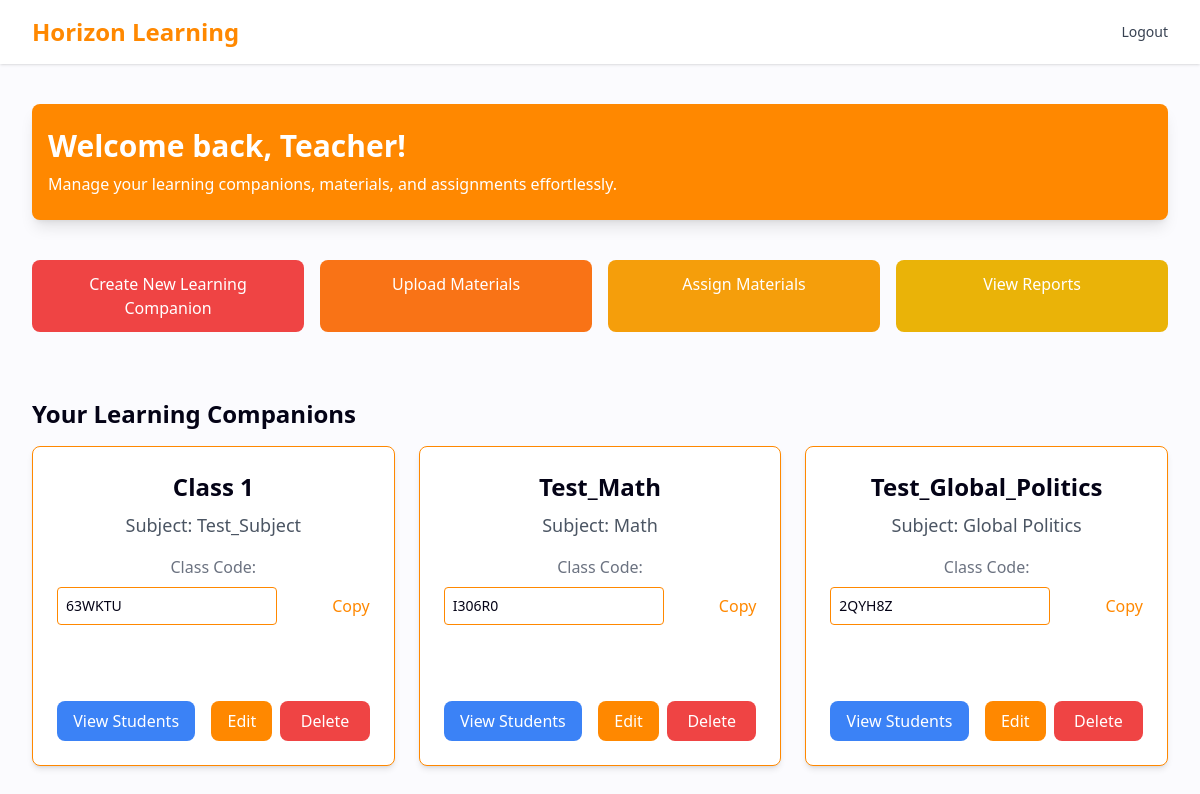
Page /teacher/dashboard (signed in) on the committed database.
### app/models.py (models this page shows, shortened)
class User(db.Model, UserMixin):
    id = db.Column(db.Integer, primary_key=True)
    name = db.Column(db.String(64), nullable=False)
    email = db.Column(db.String(120), unique=True, nullable=False)
    password_hash = db.Column(db.String(128), nullable=False)
    role = db.Column(db.String(10), nullable=False)  # 'admin', 'teacher', 'student'
    school_name = db.Column(db.String(128), nullable=True)
    learning_companions = db.relationship('LearningCompanion', backref='teacher', lazy=True)
    class_code = db.Column(db.String(10), nullable=True)
    learning_companions = db.relationship('LearningCompanion', secondary=student_learning_companion, backref='students')
    def is_teacher(self):
        return self.role == 'teacher'

class LearningCompanion(db.Model):
    id = db.Column(db.Integer, primary_key=True)
    class_name = db.Column(db.String(64), nullable=False)
    subject = db.Column(db.String(64), nullable=False)
    instructions = db.Column(db.Text, nullable=True)
    class_code = db.Column(db.String(10), unique=True, nullable=False, default=lambda: generate_class_code())
    teacher_id = db.Column(db.Integer, db.ForeignKey('user.id'), nullable=False)
    bot_id = db.Column(db.Integer, db.ForeignKey('bot.id'), nullable=False)
    materials = db.relationship('Material', secondary=learning_companion_material, backref='learning_companions')

### app/routes.py (the view)
@auth.route('/teacher/dashboard')
@login_required
def teacher_dashboard():
    if not current_user.is_teacher():
        flash('Access denied.', 'danger')
        return redirect(url_for('auth.login'))
    companions = LearningCompanion.query.options(joinedload(LearningCompanion.students)).filter_by(teacher_id=current_user.id).all()
    return render_template('teacher_dashboard.html', companions=companions)

### app/routes.py (called while the page is built)
@login.user_loader
def load_user(user_id):
    return User.query.get(int(user_id))

### app/templates/teacher_dashboard.html (shortened to what this page needs)
<!DOCTYPE html>
<html lang="en">
<head>
    <script src="https://cdn.tailwindcss.com"></script>
</head>
<body class="bg-[#fbfbfe] text-[#040316]">
    <nav class="bg-white shadow">
        <div class="max-w-7xl mx-auto px-4 sm:px-6 lg:px-8">
            <div class="flex justify-between h-16">
                <div class="flex">
                    <a href="{{ url_for('auth.home') }}" class="flex-shrink-0 flex items-center text-2xl font-bold text-[#ff8800]">
                        Horizon Learning
                    </a>
                </div>
                <div class="flex items-center">
                    <a href="{{ url_for('auth.logout') }}" class="text-sm font-medium text-gray-700 hover:text-[#ff8800]">Logout</a>
                </div>
            </div>
        </div>
    </nav>
    <main class="max-w-7xl mx-auto py-10 sm:px-6 lg:px-8">
        <div class="bg-[#ff8800] text-white py-6 px-4 rounded-lg shadow-lg mb-10">
            <h1 class="text-3xl font-bold">Welcome back, {{ current_user.name }}!</h1>
            <p class="text-md mt-2">Manage your learning companions, materials, and assignments effortlessly.</p>
        </div>
        <div class="mb-10 grid grid-cols-1 sm:grid-cols-4 gap-4">
            <a href="{{ url_for('auth.create_learning_companion') }}" class="w-full bg-red-500 text-white py-3 px-4 rounded-lg hover:bg-red-600 transition-colors duration-300 text-center">
                Create New Learning Companion
            </a>
            <a href="{{ url_for('auth.upload_material') }}" class="w-full bg-orange-500 text-white py-3 px-4 rounded-lg hover:bg-orange-600 transition-colors duration-300 text-center">
                Upload Materials
            </a>
            <a href="{{ url_for('auth.assign_material') }}" class="w-full bg-amber-500 text-white py-3 px-4 rounded-lg hover:bg-amber-600 transition-colors duration-300 text-center">
                Assign Materials
            </a>
            <a href="{{ url_for('auth.view_reports') }}" class="w-full bg-yellow-500 text-white py-3 px-4 rounded-lg hover:bg-yellow-600 transition-colors duration-300 text-center">
                View Reports
            </a>
        </div>
        <hr class="border-t-2 border-[#fbfbfe] my-6" />
        <h3 class="text-2xl font-semibold mb-4 text-[#040316]">Your Learning Companions</h3>
        {% if companions %}
            <div class="grid grid-cols-1 sm:grid-cols-2 lg:grid-cols-3 gap-6">
                {% for companion in companions %}
                    <div class="flip-card w-full h-80">
                        <div x-data="{ flipped: false }" class="flip-card-inner" :class="{ 'rotate-y-180': flipped }">
                            <div class="flip-card-front bg-white rounded-lg shadow-md p-6 flex flex-col justify-between border border-[#ff8800]">
                                <div>
                                    <h4 class="text-2xl font-semibold text-[#040316] mb-2">{{ companion.class_name }}</h4>
                                    <p class="text-lg text-gray-600 mb-4">Subject: {{ companion.subject }}</p>
                                    <div class="text-md text-gray-500 mb-4">
                                        <span>Class Code:</span>
                                        <div class="flex items-center justify-between mt-2">
                                            <input
                                                type="text"
                                                value="{{ companion.class_code }}"
                                                readonly
                                                class="bg-transparent border border-[#ff8800] text-sm focus:outline-none text-[#040316] p-2 rounded"
                                            />
                                            <button onclick="copyToClipboard('{{ companion.class_code }}')" class="ml-2 text-[#ff8800] hover:text-[#fb9b22] focus:outline-none">
                                                Copy
                                            </button>
                                        </div>
                                    </div>
                                </div>
                                <div class="flex justify-between mt-4">
                                    <button @click="flipped = true" class="bg-blue-500 text-white py-2 px-3 rounded-lg hover:bg-blue-600 transition-colors duration-200 mr-2 flex-grow">
                                        View Students
                                    </button>
                                    <a href="{{ url_for('auth.edit_learning_companion', companion_id=companion.id) }}" class="bg-[#ff8800] text-white py-2 px-3 rounded-lg hover:bg-[#fb9b22] transition-colors duration-200 ml-2 flex-grow text-center">
                                        Edit
                                    </a>
                                    <form action="{{ url_for('auth.delete_learning_companion', companion_id=companion.id) }}" method="POST" onsubmit="return confirm('Are you sure you want to delete this learning companion?');" class="flex-grow ml-2">
                                        <button type="submit" class="w-full bg-red-500 text-white py-2 px-4 rounded-lg hover:bg-red-700 transition-colors duration-300">
                                            Delete
                                        </button>
                                    </form>
                                </div>
                            </div>
                            <div class="flip-card-back bg-white rounded-lg shadow-md p-6 flex flex-col justify-between border border-[#ff8800]">
                                <div>
                                    <h4 class="text-2xl font-semibold text-[#040316] mb-2">Connected Students</h4>
                                    {% if companion.students %}
                                        <div class="mt-4 h-48 overflow-y-auto">
                                            <ul class="list-disc list-inside">
                                                {% for student in companion.students %}
                                                    <li class="text-gray-600">{{ student.name }} ({{ student.email }})</li>
                                                {% endfor %}
                                            </ul>
                                        </div>
                                    {% else %}
                                        <p class="text-gray-600">No students linked yet.</p>
                                    {% endif %}
                                </div>
                                <div>
                                    <button @click="flipped = false" class="w-full bg-[#ff8800] text-white py-2 px-3 rounded-lg hover:bg-[#fb9b22] transition-colors duration-200 text-center">
                                    </button>
                                </div>
                            </div>
                        </div>
                    </div>
                {% endfor %}
            </div>
        {% else %}
            <div class="bg-white shadow rounded-lg p-6">
                <p class="text-gray-600">No learning companions found. Create one to get started.</p>
            </div>
        {% endif %}
    </main>
</body>
</html>

### app/templates/teacher_dashboard.html (style rules this page uses)
.flip-card { perspective: 1000px; }
.flip-card-inner { position: relative; width: 100%; height: 100%; text-align: center; transition: transform 0.6s; transform-style: preserve-3d; }
.flip-card-front, .flip-card-back { position: absolute; width: 100%; height: 100%; backface-visibility: hidden; border-radius: 0.5rem; }
.flip-card-back { transform: rotateY(180deg); overflow-y: auto; }

### rows in the picture
User: name "Teacher"
LearningCompanion: class_name "Class 1", subject "Test_Subject", class_code "63WKTU"
LearningCompanion: class_name "Test_Math", subject "Math", class_code "I306R0"
LearningCompanion: class_name "Test_Global_Politics", subject "Global Politics", class_code "2QYH8Z"
